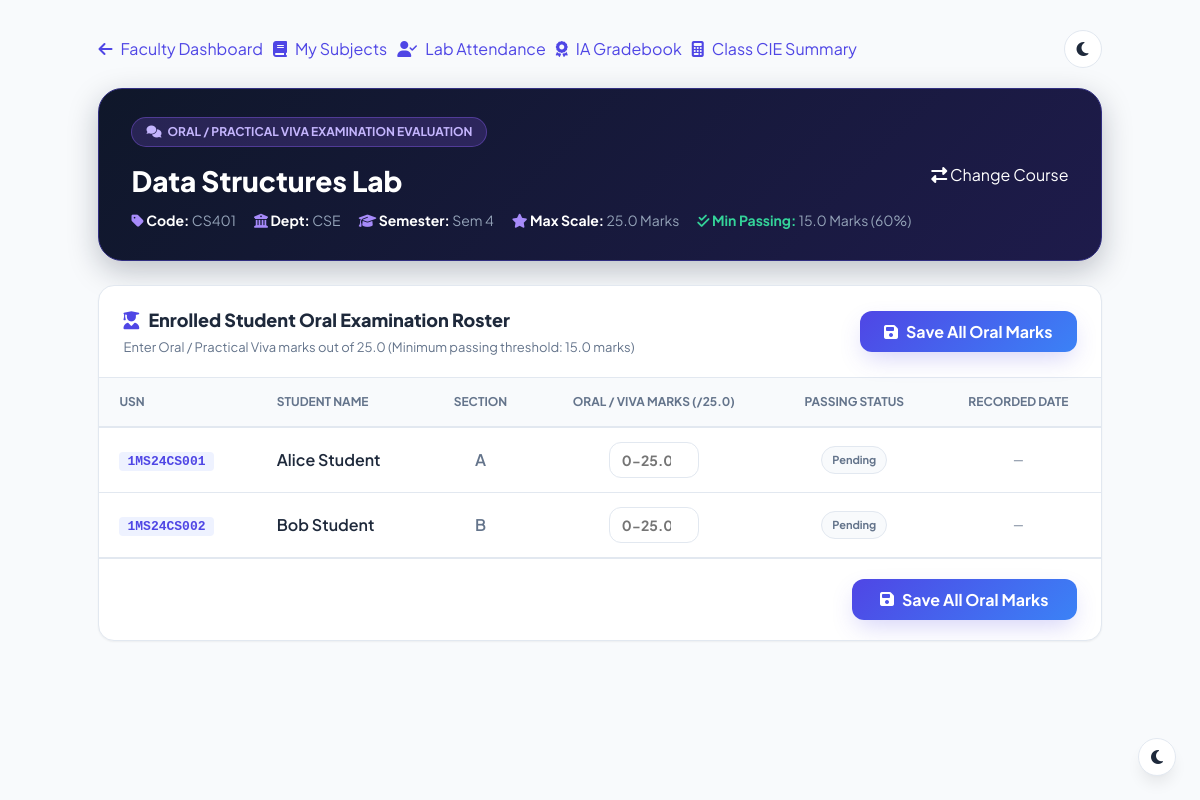
Page /oral_marks/CS401 (signed in) on the committed database.
### tables this page shows
CREATE TABLE "subjects" (id INTEGER PRIMARY KEY AUTOINCREMENT, subject_code TEXT UNIQUE NOT NULL, subject_name TEXT NOT NULL, department TEXT NOT NULL, semester INTEGER NOT NULL);

CREATE TABLE students(
        id INTEGER PRIMARY KEY AUTOINCREMENT,
        usn TEXT UNIQUE NOT NULL,
        fullname TEXT NOT NULL,
        email TEXT UNIQUE NOT NULL,
        department TEXT NOT NULL,
        semester INTEGER NOT NULL,
        section TEXT NOT NULL,
        qr_path TEXT
    );

### app.py (the view)
@app.route("/oral_marks/<subject_code>")
@role_required("teacher")
def oral_marks_subject(subject_code):
    email = session.get("email")
    conn = get_db_connection()
    cursor = conn.cursor()
    cursor.execute("SELECT * FROM teachers WHERE email = ?", (email,))
    teacher_data = cursor.fetchone()
    if not teacher_data:
        conn.close()
        flash("Faculty profile not found.", "error")
        return redirect(url_for("teacher"))
    cursor.execute("""
        SELECT * FROM teacher_subjects
        WHERE teacher_id = ? AND subject_id = ?
    """, (teacher_data["teacher_id"], subject_code))
    is_assigned = cursor.fetchone()
    if not is_assigned:
        conn.close()
        flash(f"Access Denied: You are not assigned to course subject {subject_code}.", "error")
        return redirect(url_for("teacher"))
    cursor.execute("SELECT subject_code, subject_name, department, semester FROM subjects WHERE subject_code = ?", (subject_code,))
    subject = cursor.fetchone()
    cursor.execute("""
        SELECT usn, fullname, department, semester, section
        FROM students
        WHERE department = ? AND semester = ?
        ORDER BY usn ASC
    """, (subject["department"], subject["semester"]))
    students = cursor.fetchall()
    students_list = []
    for st in students:
        usn = st["usn"]
        marks_info = get_student_subject_marks(usn, subject_code, conn=conn)
        students_list.append({
            "usn": usn,
            "fullname": st["fullname"],
            "department": st["department"],
            "semester": st["semester"],
            "section": st["section"],
            "oral_marks": marks_info["oral_marks"],
            "is_oral_pass": marks_info["is_oral_pass"],
            "oral_recorded_date": marks_info["oral_recorded_date"]
        })
    conn.close()
    return render_template(
        "oral_marks.html",
        teacher=teacher_data,
        subject=subject,
        subject_code=subject_code,
        students_list=students_list,
        max_oral=MAX_ORAL_MARKS,
        min_pass_oral=MIN_PASS_ORAL,
        fullname=session.get("fullname", teacher_data["fullname"])
    )

### templates/oral_marks.html (shortened to what this page needs)
<!DOCTYPE html>
<html lang="en">
<head>
    <link rel="stylesheet" href="{{ url_for('static', filename='css/dashboard.css') }}">
    <link rel="stylesheet" href="{{ url_for('static', filename='css/style.css') }}">
    <link rel="stylesheet" href="https://cdnjs.cloudflare.com/ajax/libs/font-awesome/6.5.2/css/all.min.css">
</head>
<body style="background: var(--bg-main);">
    <div style="max-width: 1400px; margin: 30px auto; padding: 0 24px;">
        <div style="display: flex; justify-content: space-between; align-items: center; margin-bottom: 20px; flex-wrap: wrap; gap: 12px;">
            <div style="display: flex; gap: 10px; flex-wrap: wrap;">
                <a href="{{ url_for('teacher') }}" class="btn btn-outline" style="display: inline-flex; align-items: center; gap: 8px;">
                    <i class="fas fa-arrow-left"></i> Faculty Dashboard
                </a>
                <a href="{{ url_for('teacher_subjects') }}" class="btn btn-outline" style="display: inline-flex; align-items: center; gap: 8px;">
                    <i class="fas fa-book"></i> My Subjects
                </a>
                <a href="{{ url_for('teacher_attendance_subject', subject_code=subject_code) }}" class="btn btn-outline" style="display: inline-flex; align-items: center; gap: 8px;">
                    <i class="fas fa-user-check"></i> Lab Attendance
                </a>
                <a href="{{ url_for('ia_marks_subject', subject_code=subject_code) }}" class="btn btn-outline" style="display: inline-flex; align-items: center; gap: 8px;">
                    <i class="fas fa-award"></i> IA Gradebook
                </a>
                <a href="{{ url_for('teacher_summary_subject', subject_code=subject_code) }}" class="btn btn-outline" style="display: inline-flex; align-items: center; gap: 8px;">
                    <i class="fas fa-calculator"></i> Class CIE Summary
                </a>
            </div>
            <button class="theme-toggle-btn" title="Toggle Dark/Light Theme" type="button">
            </button>
        </div>
        <div class="oral-header">
            <div style="display: flex; justify-content: space-between; align-items: center; flex-wrap: wrap; gap: 20px;">
                <div>
                    <div style="display: inline-flex; align-items: center; gap: 6px; background: rgba(139, 92, 246, 0.2); border: 1px solid rgba(139, 92, 246, 0.4); color: #c4b5fd; padding: 4px 14px; border-radius: 9999px; font-size: 12px; font-weight: 700; margin-bottom: 12px;">
                        <i class="fas fa-comments"></i> ORAL / PRACTICAL VIVA EXAMINATION EVALUATION
                    </div>
                    <h1 style="font-size: 28px; font-weight: 800; margin: 0 0 6px 0; color: #ffffff;">
                        {{ subject['subject_name'] if subject else subject_code }}
                    </h1>
                    <div style="display: flex; align-items: center; gap: 18px; flex-wrap: wrap; font-size: 14px; color: #94a3b8;">
                        <span><strong style="color: #ffffff;"><i class="fas fa-tag" style="color: #a78bfa;"></i> Code:</strong> {{ subject_code }}</span>
                        <span><strong style="color: #ffffff;"><i class="fas fa-building-columns" style="color: #a78bfa;"></i> Dept:</strong> {{ subject['department'] if subject else '' }}</span>
                        <span><strong style="color: #ffffff;"><i class="fas fa-graduation-cap" style="color: #a78bfa;"></i> Semester:</strong> Sem {{ subject['semester'] if subject else '' }}</span>
                        <span><strong style="color: #ffffff;"><i class="fas fa-star" style="color: #a78bfa;"></i> Max Scale:</strong> {{ max_oral }} Marks</span>
                        <span><strong style="color: #34d399;"><i class="fas fa-check-double" style="color: #34d399;"></i> Min Passing:</strong> {{ min_pass_oral }} Marks (60%)</span>
                    </div>
                </div>
                <div style="display: flex; gap: 10px; align-items: center; flex-wrap: wrap;">
                    <a href="{{ url_for('teacher_subjects') }}" class="btn btn-outline" style="border-color: rgba(255,255,255,0.3); color: #ffffff;">
                        <i class="fas fa-exchange-alt"></i> Change Course
                    </a>
                </div>
            </div>
        </div>
        <form action="{{ url_for('save_oral_marks', subject_code=subject_code) }}" method="POST">
            <div class="table-card" style="background: var(--card-bg); border-radius: var(--radius-lg); border: 1px solid var(--border); overflow: hidden; box-shadow: var(--shadow-sm); margin-bottom: 30px;">
                <div style="padding: 20px 24px; border-bottom: 1px solid var(--border); display: flex; justify-content: space-between; align-items: center; flex-wrap: wrap; gap: 12px;">
                    <div>
                        <h3 style="font-size: 18px; font-weight: 800; color: var(--text-main); margin: 0;">
                            <i class="fas fa-user-graduate" style="color: var(--primary); margin-right: 6px;"></i> Enrolled Student Oral Examination Roster
                        </h3>
                        <p style="font-size: 13px; color: var(--text-muted); margin: 2px 0 0 0;">
                            Enter Oral / Practical Viva marks out of {{ max_oral }} (Minimum passing threshold: {{ min_pass_oral }} marks)
                        </p>
                    </div>
                    <div>
                        <button type="submit" class="btn btn-primary" style="padding: 10px 24px; font-weight: 700; display: inline-flex; align-items: center; gap: 8px;">
                            <i class="fas fa-save"></i> Save All Oral Marks
                        </button>
                    </div>
                </div>
                <div style="overflow-x: auto;">
                    <table class="data-table" style="width: 100%; border-collapse: collapse;">
                        <thead>
                            <tr style="background: var(--bg-main); border-bottom: 2px solid var(--border);">
                                <th style="padding: 14px 20px; text-align: left; font-size: 12px; font-weight: 700; color: var(--text-muted); text-transform: uppercase;">USN</th>
                                <th style="padding: 14px 20px; text-align: left; font-size: 12px; font-weight: 700; color: var(--text-muted); text-transform: uppercase;">Student Name</th>
                                <th style="padding: 14px 20px; text-align: center; font-size: 12px; font-weight: 700; color: var(--text-muted); text-transform: uppercase;">Section</th>
                                <th style="padding: 14px 20px; text-align: center; font-size: 12px; font-weight: 700; color: var(--text-muted); text-transform: uppercase;">Oral / Viva Marks (/{{ max_oral }})</th>
                                <th style="padding: 14px 20px; text-align: center; font-size: 12px; font-weight: 700; color: var(--text-muted); text-transform: uppercase;">Passing Status</th>
                                <th style="padding: 14px 20px; text-align: center; font-size: 12px; font-weight: 700; color: var(--text-muted); text-transform: uppercase;">Recorded Date</th>
                            </tr>
                        </thead>
                        <tbody>
                            {% if students_list %}
                                {% for s in students_list %}
                                <tr style="border-bottom: 1px solid var(--border);">
                                    <td style="padding: 14px 20px;">
                                        <span style="font-weight: 700; font-family: monospace; color: var(--primary); background: #eef2ff; padding: 2px 8px; border-radius: 4px; font-size: 13px;">
                                            {{ s['usn'] }}
                                        </span>
                                    </td>
                                    <td style="padding: 14px 20px; font-weight: 600; color: var(--text-main);">
                                        {{ s['fullname'] }}
                                    </td>
                                    <td style="padding: 14px 20px; text-align: center; font-weight: 600; color: var(--text-muted);">
                                        {{ s['section'] }}
                                    </td>
                                    <td style="padding: 14px 20px; text-align: center;">
                                        <input type="number" step="0.5" min="0" max="{{ max_oral }}" name="oral_{{ s['usn'] }}"
                                               value="{{ s['oral_marks'] if s['oral_marks'] is not none else '' }}"
                                               placeholder="0-{{ max_oral }}" class="mark-input">
                                    </td>
                                    <td style="padding: 14px 20px; text-align: center;">
                                        {% if s['oral_marks'] is not none %}
                                            {% if s['is_oral_pass'] %}
                                                <span class="status-pill pass"><i class="fas fa-check"></i> Passed (≥{{ min_pass_oral }})</span>
                                            {% else %}
                                                <span class="status-pill fail"><i class="fas fa-times"></i> Failed (<{{ min_pass_oral }})</span>
                                            {% endif %}
                                        {% else %}
                                            <span class="status-pill pending">Pending</span>
                                        {% endif %}
                                    </td>
                                    <td style="padding: 14px 20px; text-align: center; font-size: 12px; color: var(--text-muted);">
                                        {{ s['oral_recorded_date'] or '—' }}
                                    </td>
                                </tr>
                                {% endfor %}
                            {% else %}
                                <tr>
                                    <td colspan="6" style="text-align: center; padding: 32px; color: var(--text-muted);">
                                        No students currently enrolled in this subject.
                                    </td>
                                </tr>
                            {% endif %}
                        </tbody>
                    </table>
                </div>
                <div style="padding: 20px 24px; border-top: 1px solid var(--border); display: flex; justify-content: flex-end;">
                    <button type="submit" class="btn btn-primary" style="padding: 10px 28px; font-weight: 700; display: inline-flex; align-items: center; gap: 8px;">
                        <i class="fas fa-save"></i> Save All Oral Marks
                    </button>
                </div>
            </div>
        </form>
    </div>
</body>
</html>

### rows in the picture
subjects: subject_name "Data Structures Lab", department "CSE", semester "4"
students: usn "1MS24CS001", fullname "Alice Student", section "A", max_oral "0-25.0", s "—"
students: usn "1MS24CS002", fullname "Bob Student", section "B", max_oral "0-25.0", s "—"

### other values in the picture
{{ subject_code }} "CS401"
{{ max_oral }} "25.0"
{{ min_pass_oral }} "15.0"
